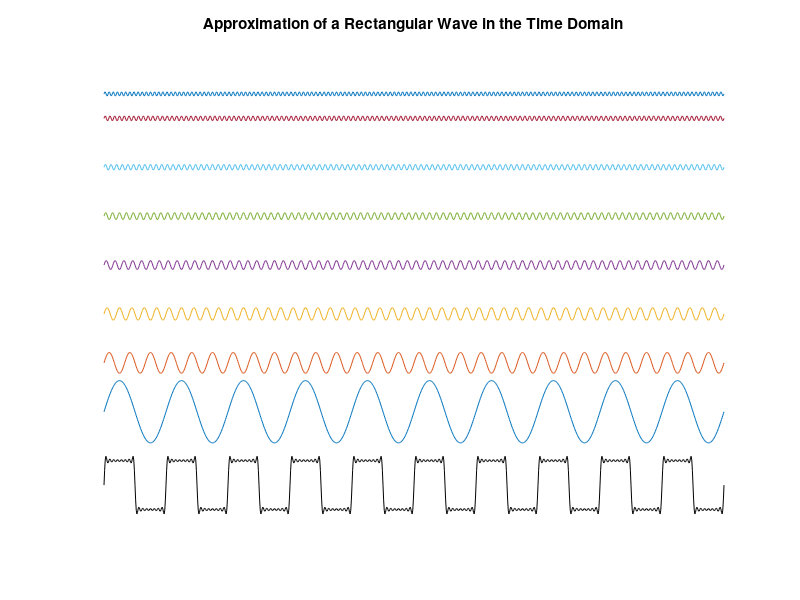
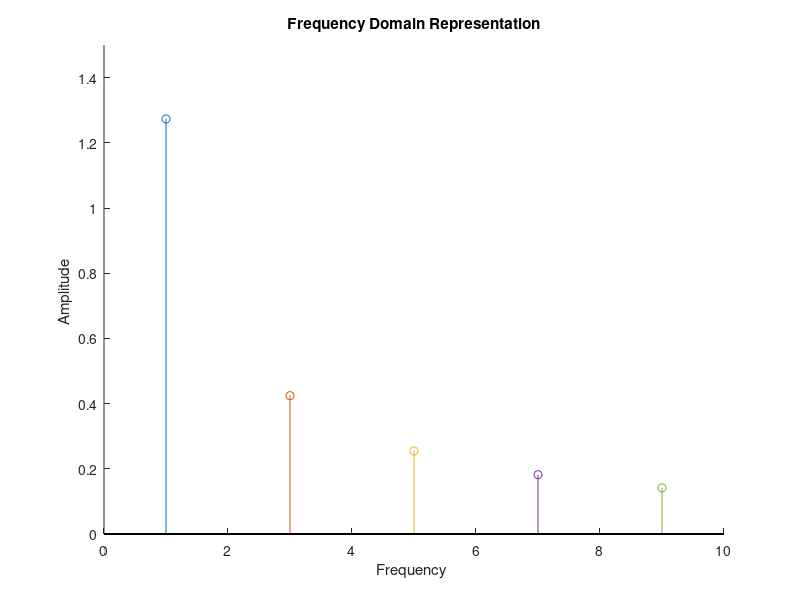

The MATLAB script that drew these images, in order:
% pr5_1.m

clear;
% define base sine wave s1 with 10 Hz frequency
% over a 1 second epoch
t=0:0.001:1;
f=10;
s1=(4/pi)*sin(2*pi*f*t);    % the (4/pi) factor
                            % is to get a total amplitude of 1
% define harmonics with odd frequency ratio
s3=(4/pi)*(1/3)*sin(2*pi*3*f*t);
s5=(4/pi)*(1/5)*sin(2*pi*5*f*t);
s7=(4/pi)*(1/7)*sin(2*pi*7*f*t);
s9=(4/pi)*(1/9)*sin(2*pi*9*f*t);
s11=(4/pi)*(1/11)*sin(2*pi*11*f*t);
s13=(4/pi)*(1/13)*sin(2*pi*13*f*t);
s15=(4/pi)*(1/15)*sin(2*pi*15*f*t);
total=s1+s3+s5+s7+s9+s11+s13+s15;
% plot results (the additions and subtraction 
% are for display purpose only!)
figure;hold;
plot(t,s1);
plot(t,s3+2);        % Note: the numbers 2, 4, 6 etc
plot(t,s5+4);        % were added for display purpose
plot(t,s7+6);        % only
plot(t,s9+8);
plot(t,s11+10);
plot(t,s13+12);
plot(t,s15+13);
plot(t,total-3,'k');
axis('off');
title('Approximation of a Rectangular Wave in the Time Domain')
% plot the frequency equivalent
figure;hold;
for n=1:2:15
    stem(n,4/(n*pi));
end
title('Frequency Domain Representation');
xlabel('Frequency ');
ylabel('Amplitude ');
axis([0 10 0 1.5]);